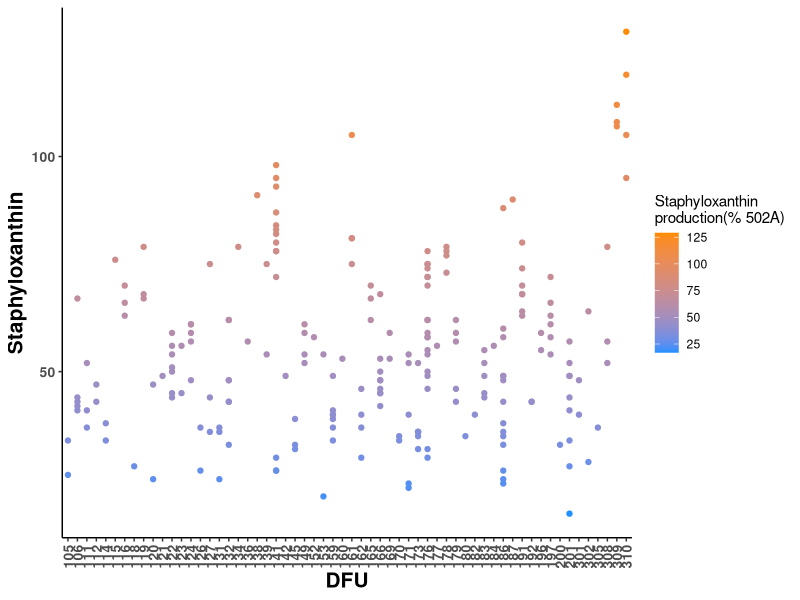
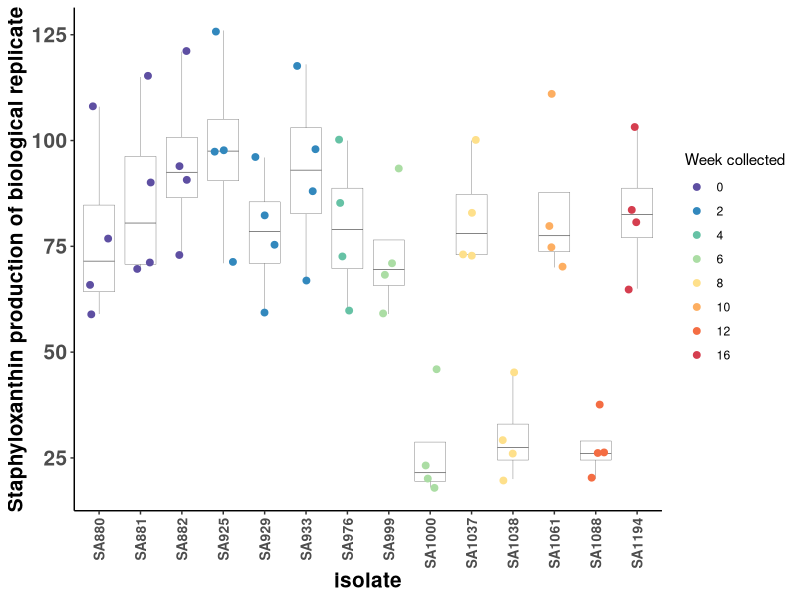
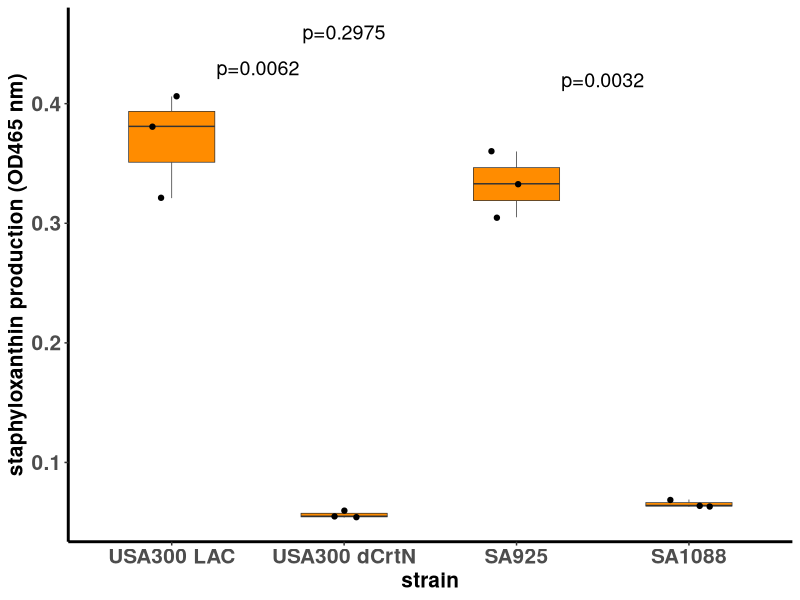
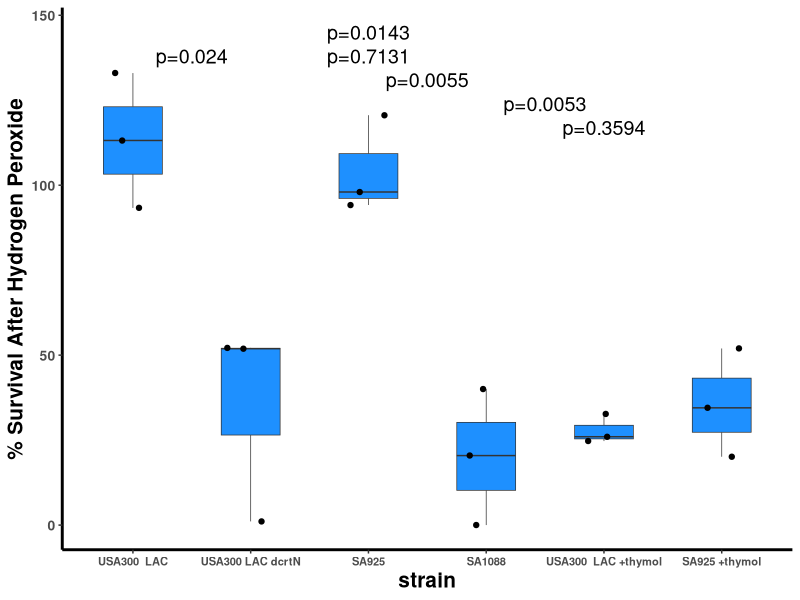
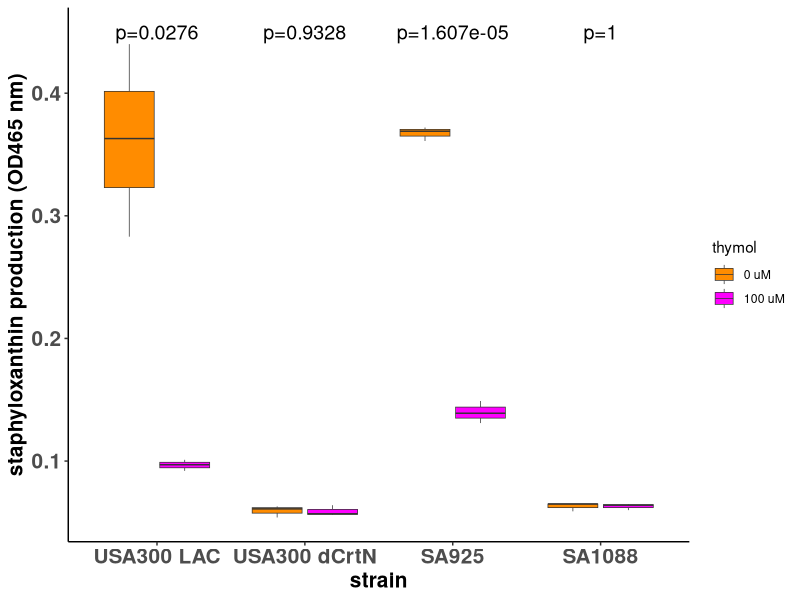
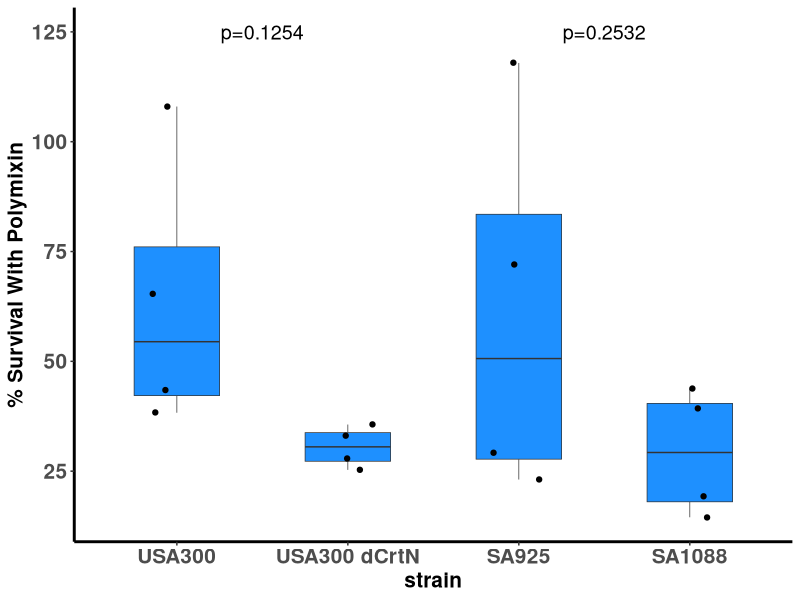

The R source for these figures, in order:
# Figure 2 code for Staphyloxanthin paper
# Based on ARM and AEC's code 

library("ggplot2")
library("gridExtra")
library("dplyr")
library("RColorBrewer")
library("forcats")
library("ggpubr")
setwd("/Users/amycampbell/Desktop/GriceLabGit/Staphyloxanthin/")


# Read in data
####################

# Replicate phenotype averages by patient, isolate, healing outcome
FullData  <-  read.csv("Data/InVitroData/staphyloxanthin_paper_updated.csv")

# Staphyloxanthin measures with replicates, 
patient141 <-read.csv("Data/InVitroData/patient_141_staphyloxanthin.csv")

# Staphyloxanthin measures for SA1088, SA925, USA300 LAC, delta-crtN-LAC 
StaphyloxanthinTestStrains =read.csv("Data/InVitroData/staphyloxanthin_by_strain.csv")

# Strain survival with hydrogen peroxide exposure, thymol inhibition 
StrainsH202 = read.csv("Data/InVitroData/hydrogenperoxide_survival_strain.csv")

# Strains staphyloxanthin thymol
StrainsThymolXanthin = read.csv("Data/InVitroData/staphyloxanthin_thymol.csv")

# Strains surival with polymixin 
StrainsPolymixin = read.csv("Data/InVitroData/polymixin_strain.csv")


# Figure 2A
###########
Staphyloxanthin_by_patient = ggplot(data=FullData, aes(x=factor(patient), y=staphyloxanthin, color=staphyloxanthin))+
  scale_color_gradient(low = "dodgerblue", high = "darkorange")+geom_point()+
 theme_classic()+
  theme(plot.title = element_text(hjust = 0.5, face="bold", size=20), 
  axis.title.x = element_text(face="bold",size=15), 
  axis.title.y = element_text(face="bold",size=15),
  axis.text.y = element_text(face="bold",size=10),
  axis.text.x = element_text(face="bold",size=10, vjust=.5))+
  labs(color="Staphyloxanthin\nproduction(% 502A)", x="DFU",y="Staphyloxanthin")+
  theme(axis.text.x = element_text(angle = 90))

ggsave(Staphyloxanthin_by_patient, file="Figures/Figure2/Figure2A.pdf", width=9, height=5)

# Figure 2B
###########
IsolatesOrder = unique((patient141 %>% arrange(visit))$isolate)
patient141$weekcollect = factor(patient141$visit*2)

colorpalette = setdiff(rev(RColorBrewer::brewer.pal(10, "Spectral")), "#E6F598")
Patient141Plot <- ggplot(data=patient141, aes(x=isolate, y=staphyloxanthin)) + geom_boxplot(outlier.shape=NA,size=.1) + geom_jitter(width=.25, aes(color=weekcollect), size=2)+ scale_color_manual(values=colorpalette)+
  theme_classic()+
  theme(axis.title.x = element_text(face="bold",size=15), 
        axis.title.y = element_text(face="bold",size=15),
        axis.text.y = element_text(face="bold",size=15),
        axis.text.x = element_text(face="bold",size=10)) +
labs(color="Week collected", y="Staphyloxanthin production of biological replicate")+theme(axis.text.x = element_text(angle = 90, vjust = 0.5, hjust=1))
Patient141Plot$data$isolate = factor(Patient141Plot$data$isolate, levels=IsolatesOrder)
ggsave(Patient141Plot, file="Figures/Figure2/Figure2B.pdf", width=8.175, height=5)


# Figure 2C
############
StaphyloxanthinTestStrains
strainorder <- c("USA300 LAC", "USA300 dCrtN", "SA925", "SA1088")

pairwise_Ts  = pairwise.t.test(StaphyloxanthinTestStrains$average, StaphyloxanthinTestStrains$strain, p.adjust.method = "none", pool.sd = F)


SA925_SA1088 = round((pairwise_Ts$p.value)["SA925", "SA1088"], 4)

SA925_LAC = round((pairwise_Ts$p.value)["USA300 LAC", "SA925"], 4)

LAC_CrtN =  round((pairwise_Ts$p.value)["USA300 LAC", "USA300 dCrtN"], 4)


StrainXanthinPlot = ggplot(StaphyloxanthinTestStrains, aes(x=strain,y=average))+geom_boxplot(fill="darkorange", width = 0.5, size=.25)+ 
  geom_jitter(width=.15)+
  labs(y="staphyloxanthin production (OD465 nm)",x="strain")+
  theme(plot.title = element_text(hjust = 0.5, face="bold", size=20),
        axis.title.x = element_text(face="bold",size=15),
        axis.title.y = element_text(face="bold",size=15),
        axis.text.y = element_text(face="bold",size=15),
        axis.text.x = element_text(face="bold",size=15),
        panel.background = element_rect(fill="white"),
        axis.line = element_line(colour = "black", size = 1, linetype = "solid")) +
  scale_x_discrete(limits = strainorder) +
  annotate(geom="text", label=paste0("p=", LAC_CrtN), y=.43, x=1.5, size=5)  + 
  annotate(geom="text", label=paste0("p=", SA925_LAC), y=.46, x=2, size=5) + 
  annotate(geom="text", label=paste0("p=", SA925_SA1088), y=.42, x=3.5, size=5)
        

ggsave(StrainXanthinPlot, width=7.5, height=6, file="Figures/Figure2/Figure2C.pdf")

# Figure 2D
###########
StrainsH202

peroxide_order<-c("USA300  LAC", "USA300 LAC dcrtN","SA925","SA1088","USA300  LAC +thymol","SA925 +thymol")
# For p values shown on ARM's figure 2D:
StrainsH202LACs = StrainsH202 %>% filter(strain %in% (c("USA300  LAC", "USA300 LAC dcrtN")))
StrainsH202Ttests = (pairwise.t.test(StrainsH202$sample, StrainsH202$strain, p.adjust.method = "none",pool.sd = F ))$p.value

LAC_crtN_h202 = round(StrainsH202Ttests["USA300 LAC dcrtN", "USA300  LAC"],4)
LAC_Thymol = round(StrainsH202Ttests["USA300  LAC +thymol", "USA300  LAC"],4)
LACcrtN_LACthymol = round(StrainsH202Ttests["USA300 LAC dcrtN","USA300  LAC +thymol"],4)
SA925_SA1088_h202 = round(StrainsH202Ttests["SA925","SA1088"],4)
SA925_thymol = round(StrainsH202Ttests["SA925 +thymol","SA925"],4)
SA1088_SA925thymol = round(StrainsH202Ttests["SA925 +thymol","SA1088"],4)

Strains_Survival_Thymol = ggplot(StrainsH202, aes(x=strain,y=sample))+geom_boxplot(fill="dodgerblue", width = 0.5, size=.25)+
  geom_jitter(width=.2)+
  labs(y="% Survival After Hydrogen Peroxide",x="strain")+
  theme(plot.title = element_text(hjust = 0.5, face="bold", size=20))+
  scale_x_discrete(limits = peroxide_order)+
  theme(axis.title.x = element_text(face="bold",size=15))+
  theme(axis.title.y = element_text(face="bold",size=15))+
  theme(axis.text.y = element_text(face="bold",size=10))+
  theme(axis.text.x = element_text(face="bold",size=8))+
  theme(panel.background = element_rect(fill="white"))+
  theme( axis.line = element_line(colour = "black", 
                                  size = 1, linetype = "solid"))+
  annotate(geom="text", y=138, x=1.5, label=paste0("p=", LAC_crtN_h202), size=5) +
  annotate(geom="text", y=145, x=3, label=paste0("p=", LAC_Thymol), size=5) +
  annotate(geom="text", y=138, x=3, label=paste0("p=", LACcrtN_LACthymol), size=5) + 
  annotate(geom="text", y=131, x=3.5, label=paste0("p=", SA925_SA1088_h202), size=5)+
  annotate(geom="text", y=124, x=4.5, label=paste0("p=", SA925_thymol), size=5)+
  annotate(geom="text", y=117, x=5, label=paste0("p=", SA1088_SA925thymol), size=5)

ggsave(Strains_Survival_Thymol, file="Figures/Figure2/Figure2D.pdf", width=8, height=6)


# Figure 2E
############

thymol_order <- c("USA300 LAC", "USA300 dCrtN", "SA925", "SA1088")

USA300fig2e = StrainsThymolXanthin %>% filter(strain=="USA300 LAC")
delta_crtNfig2e = StrainsThymolXanthin %>% filter(strain=="USA300 dCrtN")
SA925fig2e = StrainsThymolXanthin %>% filter(strain=="SA925")
SA1088fig2e = StrainsThymolXanthin %>% filter(strain=="SA1088")

t_test_USA300fig2e = t.test(USA300fig2e$staphyloxanthin ~ USA300fig2e$thymol)
t_test_delta_crtNfig2e = t.test(delta_crtNfig2e$staphyloxanthin ~ delta_crtNfig2e$thymol)
t_test_1088_fig2e = t.test(SA1088fig2e$staphyloxanthin ~ SA1088fig2e$thymol)
t_test_925_fig2e = t.test(SA925fig2e$staphyloxanthin ~ SA925fig2e$thymol)

pvalUSA300fig2e = round(t_test_USA300fig2e$p.value,4)
pvalDeltaCrtNfig2e = round( t_test_delta_crtNfig2e$p.value,4)
pval1088fig2e = round(t_test_1088_fig2e$p.value, 4)
pval925fig2e = "1.607e-05"

ThymolStrains = ggplot(StrainsThymolXanthin, aes(x=strain, y=staphyloxanthin, fill=thymol))+
  geom_boxplot( size=.25)+
  scale_fill_manual(values = c("darkorange", 'magenta')) +
  labs(x="strain", y="staphyloxanthin production (OD465 nm)") +
  theme_classic()+
  theme(axis.title.x = element_text(face="bold",size=15),
        axis.title.y = element_text(face="bold",size=15),
        axis.text.y = element_text(face="bold",size=15),
        axis.text.x = element_text(face="bold",size=15))+
  scale_x_discrete(limits = thymol_order) + 
  annotate(geom="text", label=paste0("p=", pvalUSA300fig2e), y=.45, x=1, size=5)+
  annotate(geom="text", label=paste0("p=", pvalDeltaCrtNfig2e), y=.45, x=2, size=5)+
  annotate(geom="text", label=paste0("p=", pval925fig2e), y=.45, x=3, size=5) + 
  annotate(geom="text", label=paste0("p=", pval1088fig2e), y=.45,x=4, size=5)

ggsave(ThymolStrains, width=8, height=6, file="Figures/Figure2/Figure2e.pdf")

      


# Figure 2F
############

USA300StrainsComparePoly = StrainsPolymixin %>% filter(strain %in% c("USA300", "USA300 dCrtN"))
ClinicalStrainsComparePoly = StrainsPolymixin %>% filter(strain %in% c("SA925", "SA1088"))

polymixin_t_USA300 = t.test(USA300StrainsComparePoly$survival ~ USA300StrainsComparePoly$strain)
polymixin_t_clinical = t.test(ClinicalStrainsComparePoly$survival ~ ClinicalStrainsComparePoly$strain)
p_polymixin300 = round(polymixin_t_USA300$p.value, 4)
p_polymixinClinical = round(polymixin_t_clinical$p.value, 4)

PolymixinPlot = ggplot(StrainsPolymixin, aes(x=strain,y=survival))+geom_boxplot(fill="dodgerblue", width = 0.5, size=.25)+
  geom_jitter(width=.15)+ theme_classic() +
  labs(y="% Survival With Polymixin" ,x="strain")+
  theme(axis.title.x = element_text(face="bold",size=15),
        axis.title.y = element_text(face="bold",size=15),
        axis.text.y = element_text(face="bold",size=15),
        axis.text.x = element_text(face="bold",size=15),
        panel.background = element_rect(fill="white"), 
        axis.line = element_line(colour = "black", 
                                 size = 1, linetype = "solid"))+
  scale_x_discrete(limit=c("USA300", "USA300 dCrtN","SA925","SA1088")) +
  annotate(geom="text", x=1.5, y=125, label=paste0("p=", p_polymixin300), size=5) + 
  annotate(geom="text", x=3.5, y=125, label=paste0("p=", p_polymixinClinical),size=5)

ggsave(PolymixinPlot, width=7, height=6,file="Figures/Figure2/figure2F.pdf")


